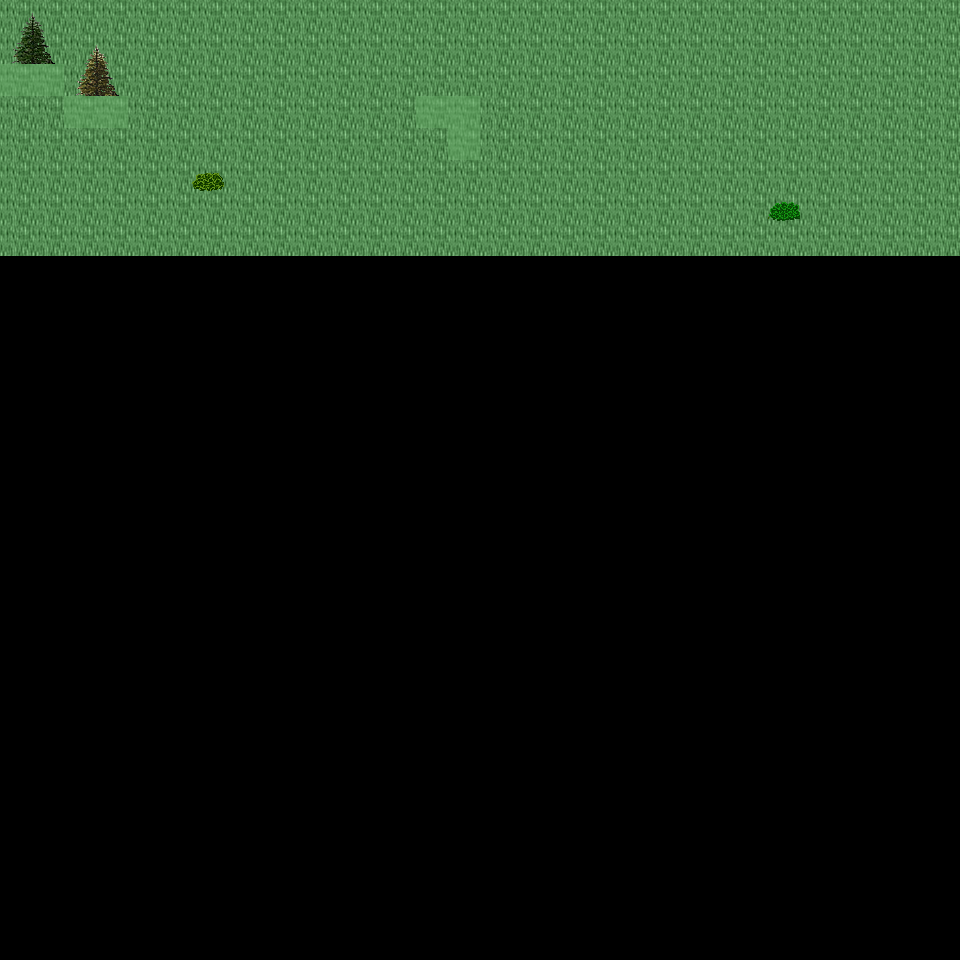

A 2D game scene composited from a Tiled map and its tileset images. What follows is a short description and the map's XML, with each tile layer's data collapsed to a summary:
An orthogonal 30x30 tile map with 32x32 px tiles, 6 tile layers (Ground, Object, Object2, Above, ...), 23 tilesets and 4 objects (4x mapExit).

<map version="1.0" orientation="orthogonal" renderorder="right-down" width="30" height="30" tilewidth="32" tileheight="32" nextobjectid="5">
  <tileset firstgid="1" name="tileset_ground_ground" tilewidth="32" tileheight="32" tilecount="33" columns="3">
    <image source="../drawable/tileset_ground_ground.png" width="96" height="352" />
  </tileset>
  <tileset firstgid="34" name="tileset_ground_ridge_earth_dark" tilewidth="32" tileheight="32" tilecount="96" columns="12">
    <image source="../drawable/tileset_ground_ridge_earth_dark.png" width="384" height="256" />
  </tileset>
  <tileset firstgid="130" name="tileset_plant_flower_daisy_white" tilewidth="32" tileheight="32" tilecount="8" columns="2">
    <image source="../drawable/tileset_plant_flower_daisy_white.png" width="64" height="128" />
  </tileset>
  <tileset firstgid="138" name="tileset_plant_grasses" tilewidth="32" tileheight="32" tilecount="6" columns="3">
    <image source="../drawable/tileset_plant_grasses.png" width="96" height="64" />
  </tileset>
  <tileset firstgid="144" name="tileset_plant_tree_tree_fluffy" tilewidth="32" tileheight="32" tilecount="12" columns="4">
    <image source="../drawable/tileset_plant_tree_tree_fluffy.png" width="128" height="96" />
  </tileset>
  <tileset firstgid="156" name="tileset_plant_bush_bushes" tilewidth="32" tileheight="32" tilecount="10" columns="5">
    <image source="../drawable/tileset_plant_bush_bushes.png" width="160" height="64" />
  </tileset>
  <tileset firstgid="166" name="tileset_logic_portal" tilewidth="32" tileheight="32" tilecount="24" columns="8">
    <image source="../drawable/tileset_logic_portal.png" width="256" height="96" />
  </tileset>
  <tileset firstgid="190" name="tileset_logic_collision" tilewidth="32" tileheight="32" tilecount="1" columns="1">
    <image source="../drawable/tileset_logic_collision.png" width="32" height="32" />
  </tileset>
  <tileset firstgid="191" name="tileset_logic_creature_animal" tilewidth="32" tileheight="32" tilecount="32" columns="8">
    <image source="../drawable/tileset_logic_creature_animal.png" width="256" height="128" />
  </tileset>
  <tileset firstgid="223" name="tileset_ground_dry_grass" tilewidth="32" tileheight="32" tilecount="54" columns="9">
    <image source="../drawable/tileset_ground_dry_grass.png" width="288" height="192" />
  </tileset>
  <tileset firstgid="277" name="tileset_ground_earth_edges" tilewidth="32" tileheight="32" tilecount="18" columns="6">
    <image source="../drawable/tileset_ground_earth_edges.png" width="192" height="96" />
  </tileset>
  <tileset firstgid="295" name="tileset_ground_grass_corners" tilewidth="32" tileheight="32" tilecount="24" columns="6">
    <image source="../drawable/tileset_ground_grass_corners.png" width="192" height="128" />
  </tileset>
  <tileset firstgid="319" name="tileset_plant_tree_evergreen" tilewidth="32" tileheight="32" tilecount="36" columns="3">
    <image source="../drawable/tileset_plant_tree_evergreen.png" width="96" height="384" />
  </tileset>
  <tileset firstgid="355" name="tileset_plant_tree_tree_darkgreen" tilewidth="32" tileheight="32" tilecount="88" columns="8">
    <image source="../drawable/tileset_plant_tree_tree_darkgreen.png" width="256" height="352" />
  </tileset>
  <tileset firstgid="443" name="tileset_building_decoration_rocks" tilewidth="32" tileheight="32" tilecount="6" columns="3">
    <image source="../drawable/tileset_building_decoration_rocks.png" width="96" height="64" />
  </tileset>
  <tileset firstgid="449" name="tileset_plant_stump_stump_pale_brown" tilewidth="32" tileheight="32" tilecount="4" columns="2">
    <image source="../drawable/tileset_plant_stump_stump_pale_brown.png" width="64" height="64" />
  </tileset>
  <tileset firstgid="453" name="tileset_plant_stump_int_small_stump_2" tilewidth="32" tileheight="32" tilecount="1" columns="1">
    <image source="../drawable/tileset_plant_stump_int_small_stump_2.png" width="32" height="32" />
  </tileset>
  <tileset firstgid="454" name="tileset_ground_rock_pebbles" tilewidth="32" tileheight="32" tilecount="3" columns="1">
    <image source="../drawable/tileset_ground_rock_pebbles.png" width="32" height="96" />
  </tileset>
  <tileset firstgid="457" name="tileset_plant_bush_bush_mult_colored" tilewidth="32" tileheight="32" tilecount="6" columns="3">
    <image source="../drawable/tileset_plant_bush_bush_mult_colored.png" width="96" height="64" />
  </tileset>
  <tileset firstgid="463" name="tileset_plant_tree_umbrella_thorn" tilewidth="32" tileheight="32" tilecount="18" columns="6">
    <image source="../drawable/tileset_plant_tree_umbrella_thorn.png" width="192" height="96" />
  </tileset>
  <tileset firstgid="481" name="tileset_logic_item_fruits" tilewidth="32" tileheight="32" tilecount="16" columns="8">
    <image source="../drawable/tileset_logic_item_fruits.png" width="256" height="64" />
  </tileset>
  <tileset firstgid="497" name="tileset_building_house_3" tilewidth="32" tileheight="32" tilecount="48" columns="6">
    <image source="../drawable/tileset_building_house_3.png" width="192" height="256" />
  </tileset>
  <tileset firstgid="545" name="tileset_logic_creature_mutant" tilewidth="32" tileheight="32" tilecount="7" columns="7">
    <image source="../drawable/tileset_logic_creature_mutant.png" width="224" height="32" />
  </tileset>
  <layer name="Ground" width="30" height="30">
    <data>[900 cells, 240 non-empty, 1 distinct tile ids]</data>
  </layer>
  <layer name="Object" width="30" height="30">
    <data>[900 cells, 9 non-empty, 7 distinct tile ids]</data>
  </layer>
  <layer name="Object2" width="30" height="30">
    <data>[900 cells, 0 non-empty, 0 distinct tile ids]</data>
  </layer>
  <layer name="Above" width="30" height="30">
    <data>[900 cells, 8 non-empty, 8 distinct tile ids]</data>
  </layer>
  <layer name="Above2" width="30" height="30">
    <data>[900 cells, 0 non-empty, 0 distinct tile ids]</data>
  </layer>
  <layer name="Walkable" width="30" height="30">
    <data>[900 cells, 7 non-empty, 1 distinct tile ids]</data>
  </layer>
  <objectgroup name="MapEvents">
    <object id="1" name="north" type="mapExit" x="0" y="0" width="960" height="32">
      <properties>
        <property name="map" value="level_0_x154_y28" />
        <property name="x" value="0" />
        <property name="y" value="28" />
      </properties>
    </object>
    <object id="2" name="west" type="mapExit" x="0" y="0" width="32" height="64">
      <properties>
        <property name="map" value="level_0_x153_y29" />
        <property name="x" value="28" />
        <property name="y" value="0" />
      </properties>
    </object>
    <object id="3" name="west2" type="mapExit" x="0" y="96" width="32" height="864">
      <properties>
        <property name="map" value="level_0_x153_y29" />
        <property name="x" value="28" />
        <property name="y" value="3" />
      </properties>
    </object>
    <object id="4" name="east" type="mapExit" x="928" y="0" width="32" height="960">
      <properties>
        <property name="map" value="level_0_x155_y29" />
        <property name="x" value="1" />
        <property name="y" value="0" />
      </properties>
    </object>
  </objectgroup>
</map>
